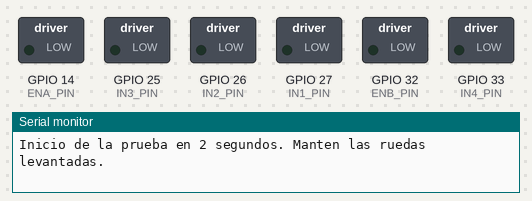
Bench run of a sketch on a simulated ESP32. Parts: switched loads named in the sketch (green lamp = pin HIGH), the last lines printed to the serial monitor.

Above: at 0.1 s.
At 2.8 s:
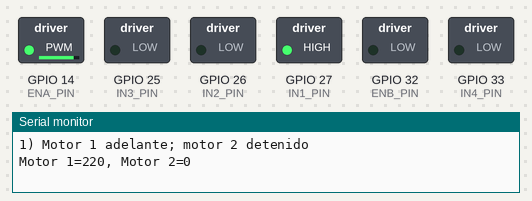
At 5.7 s:
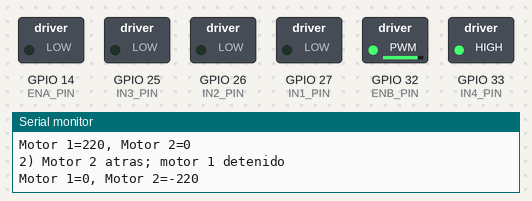
At 8.6 s:
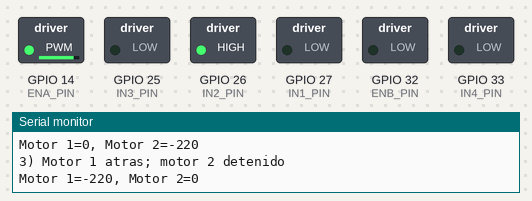
At 11.5 s:
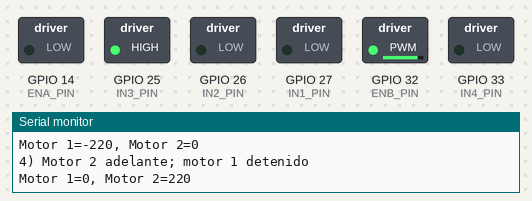
At 17.3 s:
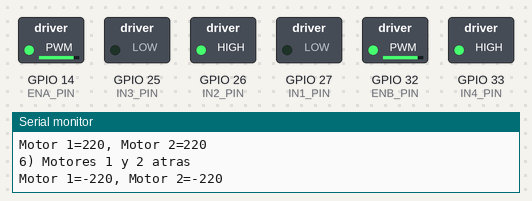
Timing chart, 0 to 20.2 s (numbered marks = the images above):
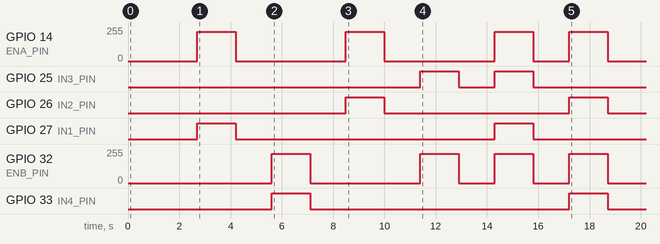

The sketch:

prueba_motores_willy.ino
```cpp
// Prueba independiente de los dos motores de Willy con ESP32 + L298N.
// Mantener retirados los jumpers ENA y ENB.
// GPIO14 -> ENA, GPIO32 -> ENB; conectar GND del ESP32 con GND del L298N.

constexpr uint8_t ENA_PIN = 14;
constexpr uint8_t IN1_PIN = 27;
constexpr uint8_t IN2_PIN = 26;
constexpr uint8_t ENB_PIN = 32;
constexpr uint8_t IN3_PIN = 25;
constexpr uint8_t IN4_PIN = 33;

constexpr uint32_t PWM_FREQUENCY = 5000;
constexpr uint8_t PWM_RESOLUTION = 8;
constexpr int MOTOR_SPEED = 220;
constexpr uint32_t MOVE_TIME_MS = 1500;
constexpr uint32_t PAUSE_TIME_MS = 700;

void setMotor(int speed, uint8_t inA, uint8_t inB, uint8_t enablePin) {
  speed = constrain(speed, -255, 255);

  if (speed > 0) {
    digitalWrite(inA, HIGH);
    digitalWrite(inB, LOW);
  } else if (speed < 0) {
    digitalWrite(inA, LOW);
    digitalWrite(inB, HIGH);
  } else {
    digitalWrite(inA, LOW);
    digitalWrite(inB, LOW);
  }

  ledcWrite(enablePin, abs(speed));
}

void setMotors(int motor1Speed, int motor2Speed) {
  setMotor(motor1Speed, IN1_PIN, IN2_PIN, ENA_PIN);
  setMotor(motor2Speed, IN3_PIN, IN4_PIN, ENB_PIN);
}

void stopMotors() {
  setMotors(0, 0);
}

void testStep(const char *description, int motor1Speed, int motor2Speed) {
  stopMotors();
  delay(PAUSE_TIME_MS);

  Serial.println(description);
  Serial.printf("Motor 1=%d, Motor 2=%d\n", motor1Speed, motor2Speed);
  setMotors(motor1Speed, motor2Speed);
  delay(MOVE_TIME_MS);

  stopMotors();
  delay(PAUSE_TIME_MS);
}

void setup() {
  Serial.begin(115200);

  pinMode(IN1_PIN, OUTPUT);
  pinMode(IN2_PIN, OUTPUT);
  pinMode(IN3_PIN, OUTPUT);
  pinMode(IN4_PIN, OUTPUT);

  // Deja las habilitaciones bajas mientras se prepara el PWM.
  pinMode(ENA_PIN, OUTPUT);
  pinMode(ENB_PIN, OUTPUT);
  digitalWrite(ENA_PIN, LOW);
  digitalWrite(ENB_PIN, LOW);

  const bool motor1PwmReady = ledcAttach(ENA_PIN, PWM_FREQUENCY, PWM_RESOLUTION);
  const bool motor2PwmReady = ledcAttach(ENB_PIN, PWM_FREQUENCY, PWM_RESOLUTION);

  if (!motor1PwmReady || !motor2PwmReady) {
    Serial.printf("Error al configurar PWM: motor 1=%s, motor 2=%s\n",
                  motor1PwmReady ? "OK" : "ERROR",
                  motor2PwmReady ? "OK" : "ERROR");
    if (motor1PwmReady) ledcWrite(ENA_PIN, 0);
    else digitalWrite(ENA_PIN, LOW);
    if (motor2PwmReady) ledcWrite(ENB_PIN, 0);
    else digitalWrite(ENB_PIN, LOW);
    while (true) delay(1000);
  }

  stopMotors();
  Serial.println("Inicio de la prueba en 2 segundos. Manten las ruedas levantadas.");
  delay(2000);

  testStep("1) Motor 1 adelante; motor 2 detenido", MOTOR_SPEED, 0);
  testStep("2) Motor 2 atras; motor 1 detenido", 0, -MOTOR_SPEED);
  testStep("3) Motor 1 atras; motor 2 detenido", -MOTOR_SPEED, 0);
  testStep("4) Motor 2 adelante; motor 1 detenido", 0, MOTOR_SPEED);
  testStep("5) Motores 1 y 2 adelante", MOTOR_SPEED, MOTOR_SPEED);
  testStep("6) Motores 1 y 2 atras", -MOTOR_SPEED, -MOTOR_SPEED);

  stopMotors();
  Serial.println("Prueba terminada; motores detenidos.");
}

void loop() {
  // La secuencia se ejecuta una sola vez al iniciar o reiniciar el ESP32.
  delay(1000);
}
```
